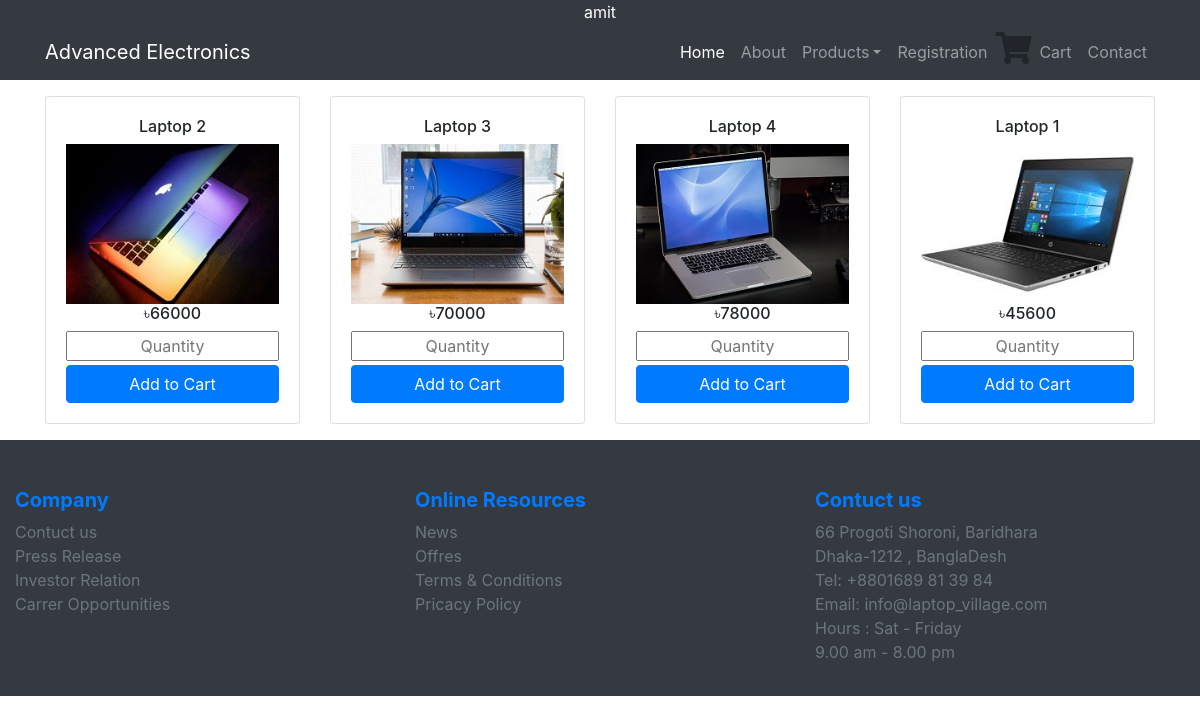
The page /item.php?name=Laptop (signed in) on the database its author committed.
### tables this page shows
CREATE TABLE `productdetails` (
  `id` int(11) NOT NULL,
  `productId` int(11) NOT NULL,
  `name` varchar(255) NOT NULL,
  `image` varchar(255) NOT NULL,
  `price` float NOT NULL
);

### item.php (the view, shortened to what this page needs)
<!doctype html>
<html lang="en">
  <head>
    <link rel="stylesheet" href="https://maxcdn.bootstrapcdn.com/bootstrap/4.0.0/css/bootstrap.min.css">
    <link rel="stylesheet" href="https://use.fontawesome.com/releases/v5.8.1/css/all.css">
  </head>
  <body>
    <div class="text-center bg-dark text-white">
        <?php
        if(isset($_SESSION['username']))
            echo $_SESSION['username'];
        else
            echo "login please";
        ?>
    </div>
    <nav class="navbar navbar-expand-lg navbar-dark bg-dark">
        <div class="container">
             <a class="navbar-brand" href="#">Advanced Electronics</a>
                <div class="collapse navbar-collapse" id="navbarSupportedContent">
                <ul class="navbar-nav ml-auto">
                    <li class="nav-item active">
                        <a class="nav-link" href="index.php">Home </a>
                    </li>
                    <li class="nav-item">
                        <a class="nav-link" href="#">About</a>
                    </li>
                    <li class="nav-item dropdown">
                                        <a class="nav-link dropdown-toggle" href="#" id="navbarDropdown" role="button" data-toggle="dropdown">Products</a>
                    </li>
                    <li class="nav-item">
                        <a class="nav-link" href="registration.php">Registration</a>
                   </li>
                   <li class="nav-item">
                   <div class="btn-group">
                       <i class="fas fa-shopping-cart fa-2x "></i>
                       <a class="nav-link" href="cart.php">Cart</a>
                   </div>
                   </li>
                   <li class="nav-item">
                        <a class="nav-link" href="contact.php">Contact</a>
                   </li>
                </ul>
              </div>
         </div>
    </nav>
    <?php
        $connection = mysqli_connect('localhost','root');
        mysqli_select_db($connection,'Furniturebd');
        $getName = $_GET['name'];
        $query = "SELECT productId FROM `product` where name = '$getName' ";
        $queryfire = mysqli_query($connection,$query);
        $num = mysqli_num_rows($queryfire);
        if($num>0)
        {
            while($product = mysqli_fetch_array($queryfire))
            {
                $p = $product['productId'];
            }
         }
      ?>
        <div class="container">
        <div class="row">
            <?php
                $connection = mysqli_connect('localhost','root');
                mysqli_select_db($connection,'Furniturebd');
                    if($connection)
                    {
                        $getName = $_GET['name'];
                        $query = "SELECT productId FROM `product` where name = '$getName' ";
                        $queryfire = mysqli_query($connection,$query);
                        $num = mysqli_num_rows($queryfire);
                        if($num>0)
                        {
                            while($product = mysqli_fetch_array($queryfire))
                            {
                                $p = $product['productId'];
                            }
                        }
                        $queryForProducts = "SELECT * FROM `productdetails` WHERE productId='$p'";
                        $queryfire = mysqli_query($connection,$queryForProducts);
                        $rowCount = mysqli_num_rows($queryfire);
                        if($rowCount > 0)
                        {
                            while($product = mysqli_fetch_array($queryfire))
                            {
                            ?>
                                  <div class="col-lg-3 col-md-6 col-sm-12 ">
                                      <form method="post" action="">
                                          <div class="card mb-3 mt-3 ">
                                              <div class="card-body">
                                                 <h6 class="text-center"> <?php echo $product['name'] ?></h6>
                                                  <img class="img-fluid" src="<?php echo $product['image']; ?>" alt="image not found :( ">
                                                  <h6 class="text-center"> &#2547;<?php echo $product['price'] ?></h6>
                                                  <div>
                                                      <input type="text" name="qty" class="from-control text-center col-12 mb-1" placeholder="Quantity">
                                                  </div>
                                                  <div>
                                                      <input type="submit" name="add" value="Add to Cart" class="btn btn-primary btn-block">
                                                  </div>
                                              </div>
                                          </div>
                                      </form>
                                  </div>
                               <?php
                            }
                        }
                    }
                ?>
        </div>
    </div>
        <div class="container-fluid" id="3rd">
        <div class="row bg-dark">
            <div class="col-lg-4 col-md-12 cpl-sm-12 float-lg-left float-md-left mt-5">
               <div>
                   <h5 class = "font-weight-bold text-primary">Company</h5>
               </div>
                <div>
                    <a class="text-secondary" href="contact.php">Contuct us</a>
                </div>
                <div>
                    <a class="text-secondary" href="">Press Release</a>
                </div>
                <div>
                    <a class="text-secondary" href="">Investor Relation</a>
                </div>
                <div>
                    <a class="text-secondary" href="">Carrer Opportunities</a>
                </div>
            </div>
            <div class="col-lg-4 col-md-12 cpl-sm-12 float-lg-left float-md-left mt-5">
               <div>
                   <h5 class = "font-weight-bold text-primary">Online Resources</h5>
               </div>
                <div>
                    <a class="text-secondary" href="">News</a>
                </div>
                <div>
                    <a class="text-secondary" href="">Offres</a>
                </div>
                <div>
                    <a class="text-secondary" href="">Terms &amp; Conditions</a>
                </div>
                <div>
                    <a class="text-secondary" href="">Pricacy  Policy</a>
                </div>
            </div>
            <div class="col-lg-4 col-md-12 cpl-sm-12 float-lg-left float-md-left mt-5 mb-3">
               <div>
                   <h5 class = "font-weight-bold text-primary">Contuct us</h5>
               </div>
                <div>
                    <p class="text-secondary " >66 Progoti Shoroni, Baridhara</br>Dhaka-1212 , BanglaDesh<br/>Tel: +8801689 81 39 84</br>Email: info&#64;laptop_village.com</br>Hours : Sat - Friday</br>9.00 am - 8.00 pm</p>
                </div>
            </div>
        </div>
    </div>
</body>
</html>

### rows shown on the page
productdetails: name "Laptop 2", image (picture), price "66000"
productdetails: name "Laptop 3", image (picture), price "70000"
productdetails: name "Laptop 4", image (picture), price "78000"
productdetails: name "Laptop 1", image (picture), price "45600"

### other values the page prints
$_SESSION['username'] "amit"
